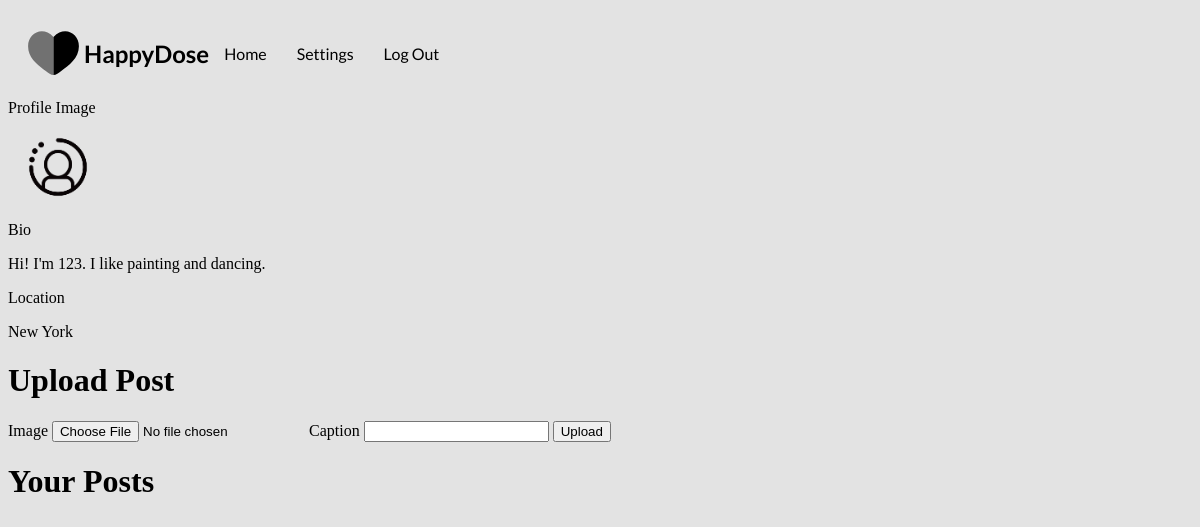
Screenshot of /profile (signed in) with the database file from the repository.
### core/models.py (models this page shows, shortened)
class Profile(models.Model):
    user = models.ForeignKey(User, on_delete=models.CASCADE)
    id_user = models.IntegerField()
    bio = models.TextField(blank=True, max_length = 300)
    profile_img = models.ImageField(upload_to='profile_images', default='autoprofile.png')
    location = models.CharField(blank=True ,max_length=150)

### core/views.py (the view)
# urls.py: path('profile', views.profile, name='profile'),
@login_required(login_url = 'signup')
def profile(request):
    user_object = User.objects.get(username=request.user.username)
    user_profile = Profile.objects.get(user=user_object)
    return render(request, 'profile.html', {'user_profile': user_profile})

### templates/profile.html (shortened to what this page needs)
{% load static %}
<!DOCTYPE html>
<html lang="en">
  <head>
    <link rel="stylesheet" href="{% static 'pro.css' %}" />
  </head>
  <body>
    <nav class="nav-bar">
      <div class="logo-title"><h1>HappyDose</h1></div>
      <a href="/">Home</a>
      <a href="settings">Settings</a>
      <a href="logout">Log Out</a>
    </nav>
    <label>Profile Image</label>
    <div class="profile-img">
      <img class="profile-img" src="{{user_profile.profile_img.url}}" />
    </div>
    <div>
      <label for="bio">Bio</label>
      <p>{{user_profile.bio}}</p>
    </div>
    <div>
      <label for="location">Location</label>
      <p>{{user_profile.location}}</p>
    </div>
    <h1>Upload Post</h1>
    <form action="upload" method="POST" enctype="multipart/form-data">
      <label>Image</label>
      <input type="file" name="image_upload" value="" />
      <label>Caption</label>
      <input type="text" name="caption" value="" />
      <button class="submit-upload" type="submit">Upload</button>
    </form>
    <h1>Your Posts</h1>
  </body>
</html>

### static/pro.css (style rules this page uses)
body { background: #e3e3e3; }
nav { padding: 15px; display: flex; align-items: center; font-family: Lato; }
nav a { color: black; text-decoration: none; justify-content: space-between; margin: 0 15px; cursor: pointer; text-align: right; }
nav h1 { margin: 0; font-size: 1.5em; }
.profile-img { width: 100px; height: auto; }

### rows the page displays
Profile: profile_img (picture), bio "Hi! I'm 123. I like painting and dancing.", location "New York"
